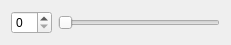
<?xml version="1.0" encoding="UTF-8"?>
<ui version="4.0">
 <class>SmallWidget</class>
 <widget class="QWidget" name="SmallWidget">
  <property name="geometry">
   <rect>
    <x>0</x>
    <y>0</y>
    <width>231</width>
    <height>38</height>
   </rect>
  </property>
  <property name="windowTitle">
   <string>Form</string>
  </property>
  <layout class="QHBoxLayout" name="horizontalLayout">
   <item>
    <widget class="QSpinBox" name="spinBox"/>
   </item>
   <item>
    <widget class="QSlider" name="horizontalSlider">
     <property name="orientation">
      <enum>Qt::Horizontal</enum>
     </property>
    </widget>
   </item>
  </layout>
 </widget>
 <resources/>
 <connections/>
</ui>
